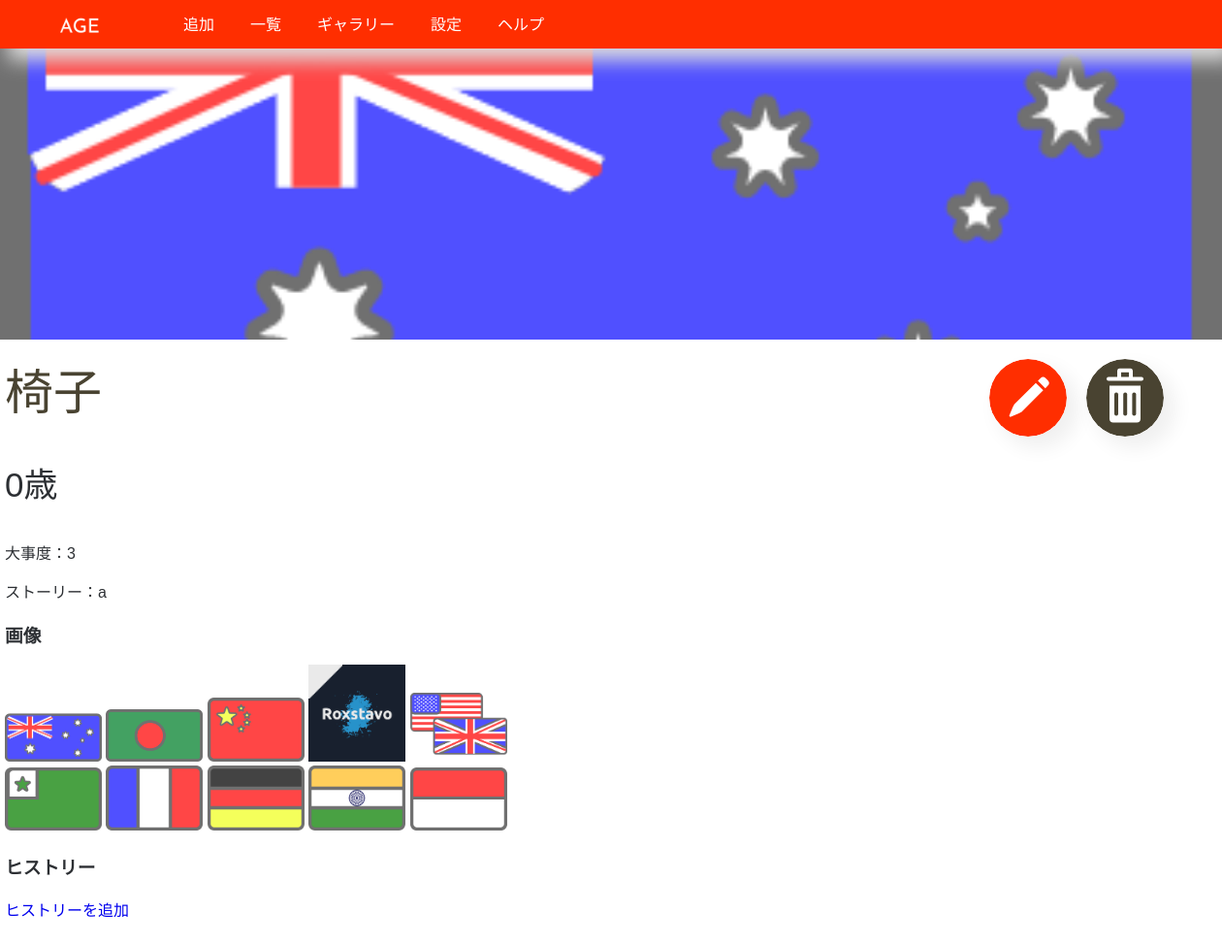
The page /furndetail/1/ on the database as committed earlier.
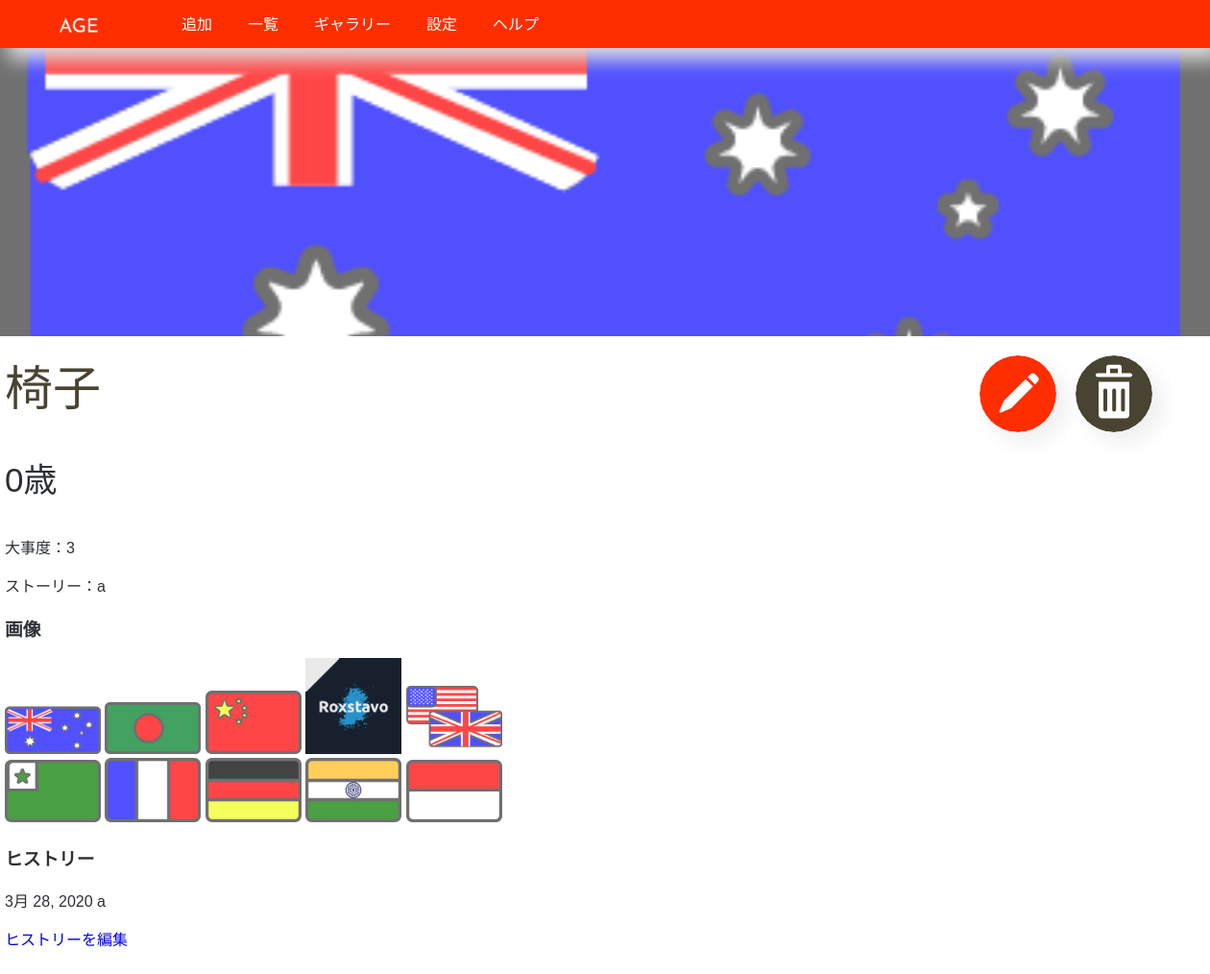
The same page on the database as committed later.
### age/models.py (models this page shows)
class FurnHistory(models.Model):
	history1 = models.TextField(max_length=100,default='',null=True,blank=True)
	history2 = models.TextField(max_length=100,default='',null=True,blank=True)
	history3 = models.TextField(max_length=100,default='',null=True,blank=True)
	history4 = models.TextField(max_length=100,default='',null=True,blank=True)
	history5 = models.TextField(max_length=100,default='',null=True,blank=True)
	history6 = models.TextField(max_length=100,default='',null=True,blank=True)
	history7 = models.TextField(max_length=100,default='',null=True,blank=True)
	history8 = models.TextField(max_length=100,default='',null=True,blank=True)
	history9 = models.TextField(max_length=100,default='',null=True,blank=True)
	history10 = models.TextField(max_length=100,default='',null=True,blank=True)
	historyday1 = models.DateField(default=datetime.date.today())
	historyday2 = models.DateField(default=datetime.date.today())
	historyday3 = models.DateField(default=datetime.date.today())
	historyday4 = models.DateField(default=datetime.date.today())
	historyday5 = models.DateField(default=datetime.date.today())
	historyday6 = models.DateField(default=datetime.date.today())
	historyday7 = models.DateField(default=datetime.date.today())
	historyday8 = models.DateField(default=datetime.date.today())
	historyday9 = models.DateField(default=datetime.date.today())
	historyday10 = models.DateField(default=datetime.date.today())
	mdl = models.IntegerField(primary_key=True,default=0)

### age/views.py (the view)
# urls.py: path('furndetail/<int:pk>/', views.FurnDetailView.as_view(),name="furndetail"),
class FurnDetailView(DetailView):
    model = Furn
    template_name = "age/homeelec_detail.html"
    def get_context_data(self, **kwargs):
        context = super(FurnDetailView, self).get_context_data(**kwargs)
        context.update({
            'object2': FurnHistory.objects.filter(pk=self.kwargs['pk']),
            'type':'furn',
        })
        return context
    def get_queryset(self):
        return Furn.objects.all()
    success_url = reverse_lazy('age:list')

### age/templatetags/age.py (called while the page is built)
@register.filter(name="showage")
def showage(value, args):
    now = datetime.date.today()
    if now.month > args.month: #その一年で誕生日の月が過ぎている
        return now.year - args.year
    elif now.month == args.month: #誕生月
        if now.day == args.day: #今日が誕生日！！！！！！
            main_content = {
                "content": "今日は" + str(value) + "の誕生日です！"
            }
            requests.post(webhook_url,main_content)
            return now.year - args.year
        elif now.day > args.day: #誕生日は過ぎている
            return now.year - args.year
        else: #まだ誕生日を迎えていない
            return now.year - args.year - 1
    elif now.year - args.year <= 0: #マイナス防止
        return 0
    else:
        return now.year - args.year - 1 #まだ誕生日を迎えていない

### age/templates/age/homeelec_detail.html (shortened to what this page needs)
{% extends 'base.html' %}
{% load age %}
{% load static%}
{% block header %}
{% if object.picture1 %}
   <img src='{{ MEDIA_URL }}{{object.picture1}}' width=1300 class="thumbnail">
{%else %}
   {% with img="img/"|addstr:type|addstr:"-background.svg" %}
         <img src="{% static img %}" width=1300 class="thumbnail">
   {% endwith %}
{% endif %}
{% if type == 'aniv' %}
<h1 class="thingstitle">{{ object.annivapp }}</h1>
{% else %}
<h1 class="thingstitle">{{ object.name }}</h1>
{% endif %}
{% endblock %}
{% block content %}
{% if type == 'furn' %}
   <p><a href="{% url 'age:furnupdate' object.pk%}" >
{% elif type == 'elec' %}
   <p><a href="{% url 'age:homeelecupdate' object.pk%}" >
{% elif type == 'aniv' %}
   <p><a href="{% url 'age:anivupdate' object.pk%}" >
{% elif type == 'cloth' %}
   <p><a href="{% url 'age:fashionupdate' object.pk%}" >
{% elif type == 'other' %}
   <p><a href="{% url 'age:otherupdate' object.pk%}" >
{% endif %}
<img src="{% static 'img/edit.svg' %}" width=80 alt="編集" class="editbtn"></a></p>
{% if type == 'furn' %}
   <p><a href="{% url 'age:furndelete' object.pk%}" >
{% elif type == 'elec' %}
   <p><a href="{% url 'age:homeelecdelete' object.pk%}" >
{% elif type == 'aniv' %}
   <p><a href="{% url 'age:anivdelete' object.pk%}" >
{% elif type == 'cloth' %}
   <p><a href="{% url 'age:fashiondelete' object.pk%}" >
{% elif type == 'other' %}
   <p><a href="{% url 'age:otherdelete' object.pk%}" >
{% endif %}
<img src="{% static 'img/delete.svg' %}" width=80 alt="削除" class="deletebtn"></a></p>
{% if type == 'aniv' %}
<p>記念日が起こってから :  <span class="detailage">{{ 0 | showage:object.didday}}年</span></p>
{% else %}
<h3 class="detailage">{{ 0 | showage:object.birthday}}歳</h3>
{% endif %}
<p>大事度：{{object.favorite}}</p>
<p>ストーリー：{{ object.story }}</p>
<h3 class="float-clear">画像</h3>
{% if object.picture1 %}
   <img src='{{ MEDIA_URL }}{{object.picture1}}' width=100>
{% endif %}
{% if object.picture2 %}
   <img src='{{ MEDIA_URL }}{{object.picture2}}' width=100>
{% endif %}
{% if object.picture3 %}
   <img src='{{ MEDIA_URL }}{{object.picture3}}' width=100>
{% endif %}
{% if object.picture4 %}
   <img src='{{ MEDIA_URL }}{{object.picture4}}' width=100>
{% endif %}
{% if object.picture5 %}
   <img src='{{ MEDIA_URL }}{{object.picture5}}' width=100>
{% endif %}
<br>
{% if object.picture6 %}
   <img src='{{ MEDIA_URL }}{{object.picture6}}' width=100>
{% endif %}
{% if object.picture7 %}
   <img src='{{ MEDIA_URL }}{{object.picture7}}' width=100>
{% endif %}
{% if object.picture8 %}
   <img src='{{ MEDIA_URL }}{{object.picture8}}' width=100>
{% endif %}
{% if object.picture9 %}
   <img src='{{ MEDIA_URL }}{{object.picture9}}' width=100>
{% endif %}
{% if object.picture10 %}
   <img src='{{ MEDIA_URL }}{{object.picture10}}' width=100>
{% endif %}
<h3>ヒストリー</h3>
{% for object2 in object2 %}
{% if object2.history1 %}
   <p>{{object2.historyday1}} {{object2.history1}}</p>
{% endif %}
{% endfor %}
{% if object2 %}
   {% if type == 'furn' %}
      <p><a href="{% url 'age:furnhistoryupd' object.pk%}" >ヒストリーを編集
   {% elif type == 'elec' %}
      <p><a href="{% url 'age:elechistoryupd' object.pk%}" >ヒストリーを編集
   {% elif type == 'aniv' %}
      <p><a href="{% url 'age:anivhistoryupd' object.pk%}" >ヒストリーを編集
   {% elif type == 'cloth' %}
      <p><a href="{% url 'age:fashionhistoryupd' object.pk%}" >ヒストリーを編集
   {% elif type == 'other' %}
      <p><a href="{% url 'age:otherhistoryupd' object.pk%}" >ヒストリーを編集
   {% endif %}
{% else %}
   {% if type == 'furn' %}
      <p><a href="{% url 'age:furnhistory' %}" >ヒストリーを追加</a></p>
   {% elif type == 'elec' %}
      <p><a href="{% url 'age:elechistory' %}" >ヒストリーを追加</a></p>
   {% elif type == 'aniv' %}
      <p><a href="{% url 'age:anivhistory' %}" >ヒストリーを追加</a></p>
   {% elif type == 'cloth' %}
      <p><a href="{% url 'age:fashionhistory'%}" >ヒストリーを追加</a></p>
   {% elif type == 'other' %}
      <p><a href="{% url 'age:otherhistory'%}" >ヒストリーを追加</a></p>
   {% endif %}
{% endif %}
{% endblock%}

Rows that differ between the two databases and show on the page:
added FurnHistory: historyday1 "3月 28, 2020", history1 "a"
Other text that changed with them:
text no longer shown: "ヒストリーを追加"
text now shown: "ヒストリーを編集"
